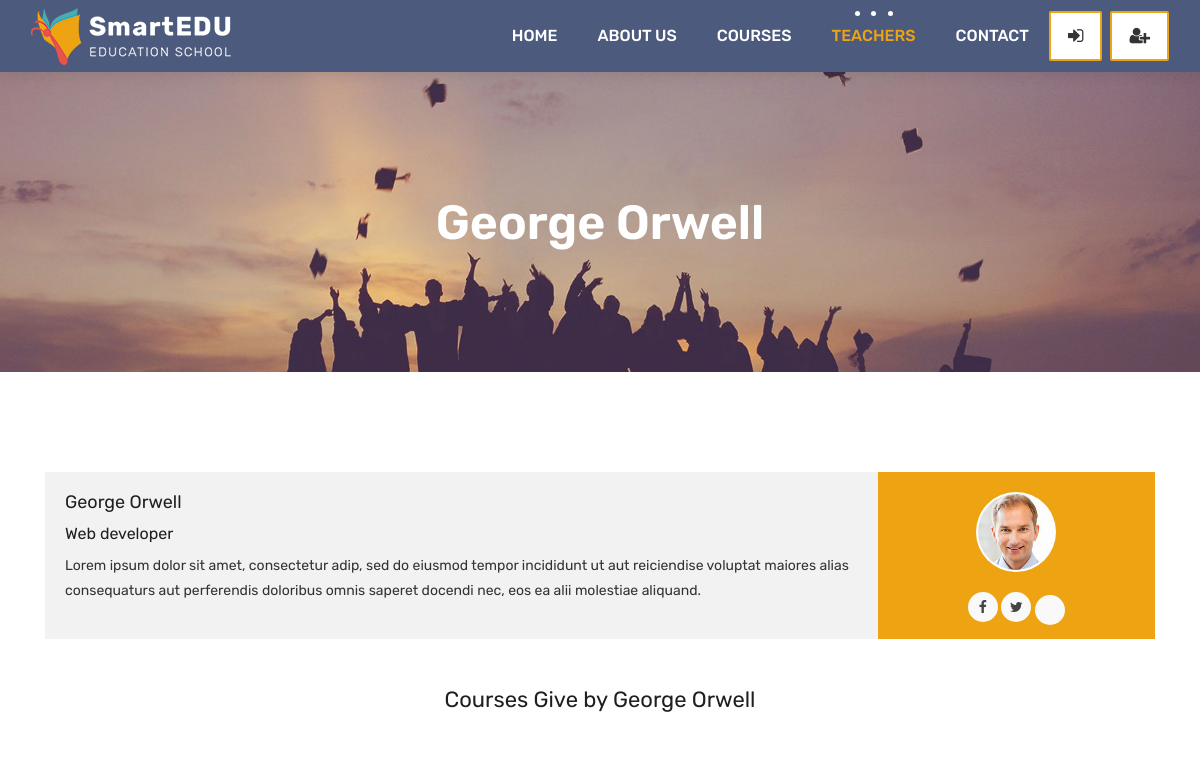
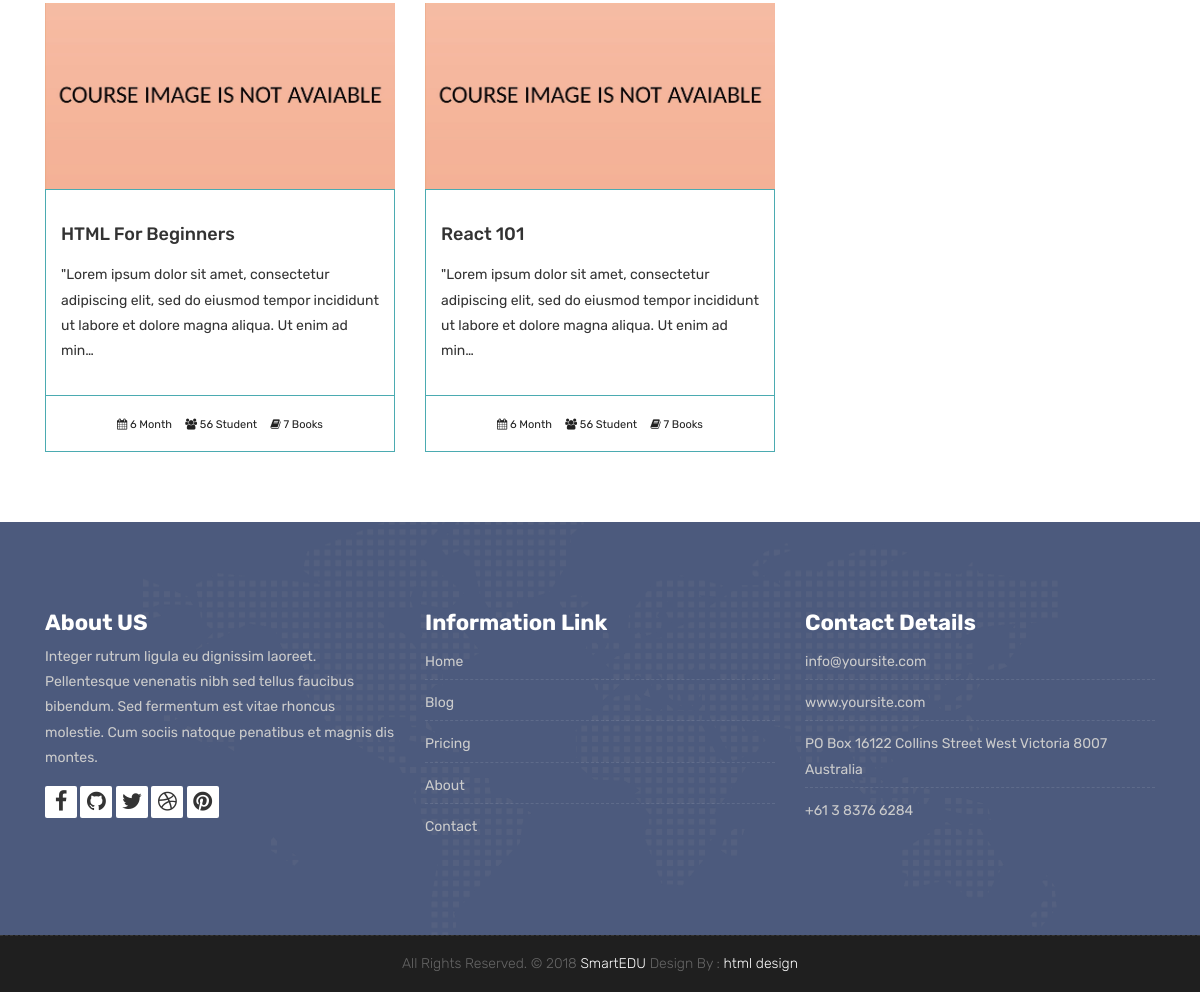
Screenshot of /teachers/teacher/1/ with the database file from the repository (2 pictures, top to bottom).
### teachers/models.py (models this page shows, shortened)
class Teacher(models.Model):
     name=models.CharField(max_length=50)
     title=models.CharField(max_length=50)
     description=models.TextField(blank=True)
     image = models.ImageField(upload_to="courses/%Y/%m/%d/")
     facebook=models.URLField(max_length=100, blank=True)
     twitter=models.URLField(max_length=100, blank=True)
     linkedin=models.URLField(max_length=100, blank=True)
     youtube=models.URLField(max_length=100, blank=True)

### courses/models.py (models this page shows, shortened)
class Course(models.Model):
    teacher=models.ForeignKey(Teacher,null=True, on_delete=models.CASCADE)
    name=models.CharField(max_length=200, unique=True, verbose_name="Kurs Adı ", help_text="Kurs adını yazınız")
    category=models.ForeignKey(Category,null=True,on_delete=models.DO_NOTHING)
    tags=models.ManyToManyField(Tag, blank=True, null=True)
    student=models.ManyToManyField(User, blank=True, related_name='courses_joined')
    description=models.TextField(blank=True,null=True)
    image = models.ImageField(upload_to="courses/%Y/%m/%d/", default="courses/default_course_image.jpg")
    date = models.DateTimeField(auto_now=True)
    available = models.BooleanField(default=True)

### teachers/views.py (the view)
# urls.py: path('teacher/<int:pk>/', TeacherDetailView.as_view(), name="teacher_detail"),
class TeacherDetailView(DetailView):
    model=Teacher
    template_name='teacher.html'
    context_object_name='teacher'
    def get_context_data(self, **kwargs):
        context = super().get_context_data(**kwargs)
        context['courses'] = Course.objects.filter(available=True, teacher=self.kwargs['pk'])
        return context

### templates/teacher.html (shortened to what this page needs)
{% extends 'partials/_base.html' %}
{% block content %}
{% load static %}
	<div class="all-title-box">
		<div class="container text-center">
			<h1>{{teacher.name}}</span></h1>
		</div>
	</div>
    <div id="overviews" class="section wb">
        <div class="container">
            <div class="row">
                <div class="col-lg-12 blog-post-single">
					<div class="blog-author">
						<div class="author-bio">
							<h3 class="author_name">{{teacher.name}}</h3>
							<h5>{{teacher.title}}</h5>
							<p class="author_det">
								Lorem ipsum dolor sit amet, consectetur adip, sed do eiusmod tempor incididunt  ut aut reiciendise voluptat maiores alias consequaturs aut perferendis doloribus omnis saperet docendi nec, eos ea alii molestiae aliquand.
							</p>
						</div>
						<div class="author-desc">
							<img src="{{teacher.image.url}}" alt="about author">
							<ul class="author-social">
								<li><a href="{{teacher.facebook}}"><i class="fa fa-facebook"></i></a></li>
								<li><a href="{{teacher.twitter}}"><i class="fa fa-twitter"></i></a></li>
								<li><a href="{{teacher.youtube}}"></a></li>
							</ul>
						</div>
					</div>
                </div>
            </div>
			<div class="row">
				<div class=" col-12">
					<h2 class="text-center my-5"> Courses Give by {{teacher.name}}</h2>
				</div>
               {% for course in courses %}
                <div class="col-lg-4 col-md-6 col-12">
                    <div class="course-item">
						<div class="image-blog">
							<img src="{{course.image.url}}" alt="" class="img-fluid">
						</div>
						<div class="course-br">
							<div class="course-title">
								<h2><a href="#" title="">{{course.name}}</a></h2>
							</div>
							<div class="course-desc">
							   <p>{{course.description|truncatechars:140}}</p>
							</div>
						</div>
						<div class="course-meta-bot">
							<ul>
								<li><i class="fa fa-calendar" aria-hidden="true"></i> 6 Month</li>
								<li><i class="fa fa-users" aria-hidden="true"></i> 56 Student</li>
								<li><i class="fa fa-book" aria-hidden="true"></i> 7 Books</li>
							</ul>
						</div>
					</div>
                </div>
                {% endfor %}
            </div>
        </div>
    </div>
{% endblock %}

### static/style.css (style rules this page uses)
body { color: #333333; font-size: 14px; font-family: 'Rubik', sans-serif; line-height: 1.80857; }
html, body { height: 100%; }
a { color: #1f1f1f; text-decoration: none !important; outline: none !important; -webkit-transition: all .3s ease-in-out; -moz-transition: all .3s ease-in-out; -ms-transition: all .3s ease-in-out; -o-transition: all .3s ease-in-out; transition: all .3s ease-in-out; }
h1, h2, h3, h4, h5, h6 { letter-spacing: 0; font-weight: normal; position: relative; padding: 0 0 10px 0; font-weight: normal; line-height: 120% !important; color: #1f1f1f; margin: 0 }
h1 { font-size: 24px }
h2 { font-size: 22px }
h3 { font-size: 18px }
h5 { font-size: 14px }
h1 a, h2 a, h3 a, h4 a, h5 a, h6 a { color: #212121; text-decoration: none!important; opacity: 1 }
a { color: #1f1f1f; text-decoration: none; outline: none; }
a, .btn { text-decoration: none !important; outline: none !important; -webkit-transition: all .3s ease-in-out; -moz-transition: all .3s ease-in-out; -ms-transition: all .3s ease-in-out; -o-transition: all .3s ease-in-out; transition: all .3s ease-in-out; }
.section { display: block; position: relative; overflow: hidden; padding: 70px 0; }
.section.wb { background-color: #ffffff; }
.all-title-box { background: url(images/banner.jpg)no-repeat; -webkit-background-size: cover; -moz-background-size: cover; -o-background-size: cover; background-size: cover; background-position: center; min-height: 300px; }
.all-title-box h1 { color: #fff; font-weight: 600; text-transform: capitalize; padding-top: 11%; font-size: 48px; line-height: 0px; }
.image-blog img { padding: 0 !important; width: 100%; margin: 0 !important; opacity: 1; -ms-filter: "progid:DXImageTransform.Microsoft.Alpha(Opacity=100)"; -moz-opacity: 1; -khtml-opacity: 1; -webkit-transition: all 150ms ease-in-out; -moz-transition: all 150ms ease-in-out; -o-transition: all 150ms ease-in-out; -ms-transition: all 150ms ease-in-out; transition: all 150ms ease-in-out; }
.blog-author { background: #f2f2f2; overflow: hidden; position: relative; margin-top: 30px; }
.author-bio { display: block; float: left; padding: 20px; position: relative; width: 75%; }
.author-desc { background: #eea412; float: right; height: 100%; min-height: 100%; overflow: hidden; padding: 20px 0; position: absolute; text-align: center; width: 25%; right: 0; }
.author-bio h5 { font-size: 16px; }
.author-desc > img { background: #FFFFFF; border-radius: 50%; -webkit-border-radius: 50%; -moz-border-radius: 50%; margin-bottom: 20px; padding: 2px; max-width: 80px; max-height: 80px; }
.author-social { list-style: none outside none; margin: 0 auto; overflow: hidden; padding: 0; text-align: center; z-index: 9999; }
.author-social li { background: none !important; display: inline-block; }
.author-social li a { color: #444; display: block; height: 30px; text-align: center; width: 30px; border-radius: 50%; -webkit-border-radius: 50%; -moz-border-radius: 50%; -webkit-transition: 0.25s; -moz-transition: 0.25s; -o-transition: 0.25s; transition: 0.25s; background: #f9f9f9; }
.author-social li a i { font-size: 14px; line-height: 30px; margin-right: 0; float: none; }
.course-item { background: #ffffff; }
.course-title > h2 { margin: 15px 0; padding: 0px; }
.course-title a { font-size: 18px; line-height: 25px; font-weight: 500; color: #333333; text-transform: capitalize; }
.course-br { border: 1px solid #4babb1; padding: 15px; }
.course-meta-bot { border: 1px solid #4babb1; border-top: 0px; padding: 15px; }
.course-meta-bot ul { padding: 0px; margin: 0px; display: block; text-align: center; }
.course-meta-bot ul li { display: inline-block; list-style: none; padding: 0px 5px; color: #212121; font-size: 11px; }

### rows the page displays
Teacher: name "George Orwell", title "Web developer", image (picture)
Course: image (placeholder picture), name "HTML For Beginners", description "\"Lorem ipsum dolor sit amet, consectetur adipiscing elit, sed do eiusmod tempor incididunt ut labore et dolore magna aliqua. Ut enim ad min…"
Course: image (placeholder picture), name "React 101", description "\"Lorem ipsum dolor sit amet, consectetur adipiscing elit, sed do eiusmod tempor incididunt ut labore et dolore magna aliqua. Ut enim ad min…"
